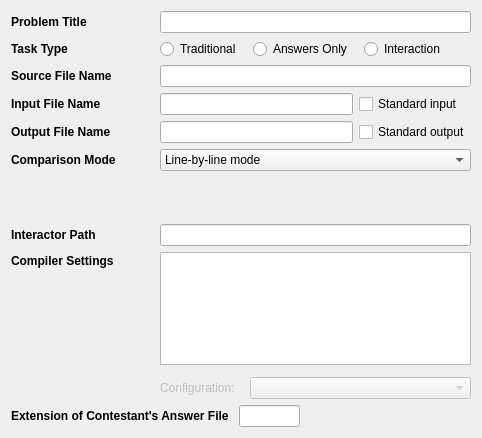
<?xml version="1.0" encoding="UTF-8"?>
<ui version="4.0">
 <class>TaskEditWidget</class>
 <widget class="QWidget" name="TaskEditWidget">
  <property name="geometry">
   <rect>
    <x>0</x>
    <y>0</y>
    <width>482</width>
    <height>438</height>
   </rect>
  </property>
  <property name="windowTitle">
   <string>Form</string>
  </property>
  <layout class="QGridLayout" name="gridLayout">
   <item row="5" column="1" colspan="2">
    <widget class="QComboBox" name="comparisonMode">
     <property name="styleSheet">
      <string notr="true">font-size: 9pt;</string>
     </property>
     <item>
      <property name="text">
       <string>Line-by-line mode</string>
      </property>
     </item>
     <item>
      <property name="text">
       <string>Line-by-line mode (ignore extra spaces and tabs)</string>
      </property>
     </item>
     <item>
      <property name="text">
       <string>External tool mode (diff)</string>
      </property>
     </item>
     <item>
      <property name="text">
       <string>Real number mode</string>
      </property>
     </item>
     <item>
      <property name="text">
       <string>Special judge mode</string>
      </property>
     </item>
    </widget>
   </item>
   <item row="5" column="0">
    <widget class="QLabel" name="comparisonModeLabel">
     <property name="sizePolicy">
      <sizepolicy hsizetype="Preferred" vsizetype="Fixed">
       <horstretch>0</horstretch>
       <verstretch>0</verstretch>
      </sizepolicy>
     </property>
     <property name="styleSheet">
      <string notr="true">font-size:9pt;font-weight:bold;</string>
     </property>
     <property name="text">
      <string>Comparison Mode</string>
     </property>
    </widget>
   </item>
   <item row="2" column="1" colspan="2">
    <widget class="QLineEdit" name="sourceFileName"/>
   </item>
   <item row="1" column="0">
    <widget class="QLabel" name="taskTypeLabel">
     <property name="sizePolicy">
      <sizepolicy hsizetype="Preferred" vsizetype="Fixed">
       <horstretch>0</horstretch>
       <verstretch>0</verstretch>
      </sizepolicy>
     </property>
     <property name="styleSheet">
      <string notr="true">font-size:9pt;font-weight:bold;</string>
     </property>
     <property name="text">
      <string>Task Type</string>
     </property>
    </widget>
   </item>
   <item row="6" column="1" colspan="2">
    <widget class="QStackedWidget" name="comparisonSetting">
     <property name="sizePolicy">
      <sizepolicy hsizetype="Preferred" vsizetype="Fixed">
       <horstretch>0</horstretch>
       <verstretch>0</verstretch>
      </sizepolicy>
     </property>
     <property name="currentIndex">
      <number>0</number>
     </property>
     <widget class="QWidget" name="lineByLineMode"/>
     <widget class="QWidget" name="ignoreSpacesMode"/>
     <widget class="QWidget" name="externalToolMode">
      <layout class="QHBoxLayout" name="horizontalLayout_3">
       <item>
        <widget class="QLabel" name="argumentsLabel">
         <property name="sizePolicy">
          <sizepolicy hsizetype="Fixed" vsizetype="Preferred">
           <horstretch>0</horstretch>
           <verstretch>0</verstretch>
          </sizepolicy>
         </property>
         <property name="styleSheet">
          <string notr="true">font-size:9pt;</string>
         </property>
         <property name="text">
          <string>Arguments:</string>
         </property>
        </widget>
       </item>
       <item>
        <widget class="QLineEdit" name="diffArguments"/>
       </item>
      </layout>
     </widget>
     <widget class="QWidget" name="realNumberMode">
      <layout class="QHBoxLayout" name="horizontalLayout_9">
       <item>
        <widget class="QLabel" name="precisionLabel">
         <property name="sizePolicy">
          <sizepolicy hsizetype="Fixed" vsizetype="Preferred">
           <horstretch>0</horstretch>
           <verstretch>0</verstretch>
          </sizepolicy>
         </property>
         <property name="styleSheet">
          <string notr="true">font-size:9pt;</string>
         </property>
         <property name="text">
          <string>Real Number Precision:</string>
         </property>
        </widget>
       </item>
       <item>
        <widget class="QSpinBox" name="realPrecision">
         <property name="maximum">
          <number>18</number>
         </property>
         <property name="value">
          <number>3</number>
         </property>
        </widget>
       </item>
       <item>
        <widget class="QLabel" name="digitsLabel">
         <property name="sizePolicy">
          <sizepolicy hsizetype="Fixed" vsizetype="Preferred">
           <horstretch>0</horstretch>
           <verstretch>0</verstretch>
          </sizepolicy>
         </property>
         <property name="styleSheet">
          <string notr="true">font-size:9pt;</string>
         </property>
         <property name="text">
          <string>digits</string>
         </property>
        </widget>
       </item>
       <item>
        <spacer name="horizontalSpacer_2">
         <property name="orientation">
          <enum>Qt::Horizontal</enum>
         </property>
         <property name="sizeHint" stdset="0">
          <size>
           <width>96</width>
           <height>20</height>
          </size>
         </property>
        </spacer>
       </item>
      </layout>
     </widget>
     <widget class="QWidget" name="specialJudgeMode">
      <layout class="QHBoxLayout" name="horizontalLayout_10">
       <item>
        <widget class="FileLineEdit" name="specialJudge"/>
       </item>
      </layout>
     </widget>
    </widget>
   </item>
   <item row="0" column="0">
    <widget class="QLabel" name="problemTitleLabel">
     <property name="sizePolicy">
      <sizepolicy hsizetype="Preferred" vsizetype="Fixed">
       <horstretch>0</horstretch>
       <verstretch>0</verstretch>
      </sizepolicy>
     </property>
     <property name="styleSheet">
      <string notr="true">font-size:9pt;font-weight:bold;</string>
     </property>
     <property name="text">
      <string>Problem Title</string>
     </property>
    </widget>
   </item>
   <item row="0" column="1" colspan="2">
    <widget class="QLineEdit" name="problemTitle"/>
   </item>
   <item row="8" column="0">
    <layout class="QVBoxLayout" name="verticalLayout_3">
     <item>
      <widget class="QLabel" name="compilerSettingsLabel">
       <property name="sizePolicy">
        <sizepolicy hsizetype="Preferred" vsizetype="Fixed">
         <horstretch>0</horstretch>
         <verstretch>0</verstretch>
        </sizepolicy>
       </property>
       <property name="minimumSize">
        <size>
         <width>143</width>
         <height>18</height>
        </size>
       </property>
       <property name="maximumSize">
        <size>
         <width>143</width>
         <height>18</height>
        </size>
       </property>
       <property name="styleSheet">
        <string notr="true">font-size:9pt;font-weight:bold;</string>
       </property>
       <property name="text">
        <string>Compiler Settings</string>
       </property>
      </widget>
     </item>
     <item>
      <spacer name="verticalSpacer">
       <property name="orientation">
        <enum>Qt::Vertical</enum>
       </property>
       <property name="sizeHint" stdset="0">
        <size>
         <width>20</width>
         <height>40</height>
        </size>
       </property>
      </spacer>
     </item>
    </layout>
   </item>
   <item row="1" column="1" colspan="2">
    <layout class="QHBoxLayout" name="horizontalLayout_2">
     <property name="spacing">
      <number>12</number>
     </property>
     <item>
      <widget class="QRadioButton" name="traditionalButton">
       <property name="styleSheet">
        <string notr="true">font-size: 9pt;</string>
       </property>
       <property name="text">
        <string>Traditional</string>
       </property>
      </widget>
     </item>
     <item>
      <widget class="QRadioButton" name="answersOnlyButton">
       <property name="styleSheet">
        <string notr="true">font-size: 9pt;</string>
       </property>
       <property name="text">
        <string>Answers Only</string>
       </property>
      </widget>
     </item>
     <item>
      <widget class="QRadioButton" name="interactionButton">
       <property name="text">
        <string>Interaction</string>
       </property>
      </widget>
     </item>
     <item>
      <spacer name="horizontalSpacer_3">
       <property name="orientation">
        <enum>Qt::Horizontal</enum>
       </property>
       <property name="sizeHint" stdset="0">
        <size>
         <width>40</width>
         <height>20</height>
        </size>
       </property>
      </spacer>
     </item>
    </layout>
   </item>
   <item row="8" column="1" colspan="2">
    <layout class="QVBoxLayout" name="verticalLayout_4">
     <property name="spacing">
      <number>12</number>
     </property>
     <item>
      <widget class="QListWidget" name="compilersList"/>
     </item>
     <item>
      <layout class="QHBoxLayout" name="horizontalLayout_16">
       <property name="spacing">
        <number>15</number>
       </property>
       <item>
        <widget class="QLabel" name="configurationLabel">
         <property name="enabled">
          <bool>false</bool>
         </property>
         <property name="sizePolicy">
          <sizepolicy hsizetype="Fixed" vsizetype="Preferred">
           <horstretch>0</horstretch>
           <verstretch>0</verstretch>
          </sizepolicy>
         </property>
         <property name="styleSheet">
          <string notr="true">font-size: 9pt;</string>
         </property>
         <property name="text">
          <string>Configuration:</string>
         </property>
        </widget>
       </item>
       <item>
        <widget class="QComboBox" name="configurationSelect">
         <property name="enabled">
          <bool>false</bool>
         </property>
         <property name="styleSheet">
          <string notr="true">font-size:9pt;</string>
         </property>
        </widget>
       </item>
      </layout>
     </item>
    </layout>
   </item>
   <item row="9" column="0" colspan="3">
    <layout class="QHBoxLayout" name="horizontalLayout">
     <property name="spacing">
      <number>10</number>
     </property>
     <item>
      <widget class="QLabel" name="answerFileExtensionLabel">
       <property name="sizePolicy">
        <sizepolicy hsizetype="Preferred" vsizetype="Fixed">
         <horstretch>0</horstretch>
         <verstretch>0</verstretch>
        </sizepolicy>
       </property>
       <property name="styleSheet">
        <string notr="true">font-size:9pt;font-weight:bold;</string>
       </property>
       <property name="text">
        <string>Extension of Contestant's Answer File</string>
       </property>
      </widget>
     </item>
     <item>
      <widget class="QLineEdit" name="answerFileExtension">
       <property name="sizePolicy">
        <sizepolicy hsizetype="Fixed" vsizetype="Fixed">
         <horstretch>0</horstretch>
         <verstretch>0</verstretch>
        </sizepolicy>
       </property>
       <property name="minimumSize">
        <size>
         <width>61</width>
         <height>22</height>
        </size>
       </property>
       <property name="maximumSize">
        <size>
         <width>61</width>
         <height>22</height>
        </size>
       </property>
      </widget>
     </item>
     <item>
      <spacer name="horizontalSpacer">
       <property name="orientation">
        <enum>Qt::Horizontal</enum>
       </property>
       <property name="sizeHint" stdset="0">
        <size>
         <width>40</width>
         <height>20</height>
        </size>
       </property>
      </spacer>
     </item>
    </layout>
   </item>
   <item row="4" column="0">
    <widget class="QLabel" name="outputFileNameLabel">
     <property name="sizePolicy">
      <sizepolicy hsizetype="Preferred" vsizetype="Fixed">
       <horstretch>0</horstretch>
       <verstretch>0</verstretch>
      </sizepolicy>
     </property>
     <property name="styleSheet">
      <string notr="true">font-size:9pt;font-weight:bold;</string>
     </property>
     <property name="text">
      <string>Output File Name</string>
     </property>
    </widget>
   </item>
   <item row="3" column="0">
    <widget class="QLabel" name="inputFileNameLabel">
     <property name="sizePolicy">
      <sizepolicy hsizetype="Preferred" vsizetype="Fixed">
       <horstretch>0</horstretch>
       <verstretch>0</verstretch>
      </sizepolicy>
     </property>
     <property name="styleSheet">
      <string notr="true">font-size:9pt;font-weight: bold;</string>
     </property>
     <property name="text">
      <string>Input File Name</string>
     </property>
    </widget>
   </item>
   <item row="4" column="2">
    <widget class="QCheckBox" name="standardOutputCheck">
     <property name="styleSheet">
      <string notr="true">font-size: 9pt;</string>
     </property>
     <property name="text">
      <string>Standard output</string>
     </property>
    </widget>
   </item>
   <item row="3" column="1">
    <widget class="QLineEdit" name="inputFileName"/>
   </item>
   <item row="2" column="0">
    <widget class="QLabel" name="sourceFileNameLabel">
     <property name="sizePolicy">
      <sizepolicy hsizetype="Preferred" vsizetype="Fixed">
       <horstretch>0</horstretch>
       <verstretch>0</verstretch>
      </sizepolicy>
     </property>
     <property name="styleSheet">
      <string notr="true">font-size:9pt;font-weight:bold;</string>
     </property>
     <property name="text">
      <string>Source File Name</string>
     </property>
    </widget>
   </item>
   <item row="4" column="1">
    <widget class="QLineEdit" name="outputFileName"/>
   </item>
   <item row="3" column="2">
    <widget class="QCheckBox" name="standardInputCheck">
     <property name="styleSheet">
      <string notr="true">font-size: 9pt;</string>
     </property>
     <property name="text">
      <string>Standard input</string>
     </property>
    </widget>
   </item>
   <item row="7" column="0">
    <widget class="QLabel" name="interactorPathLabel">
     <property name="font">
      <font>
       <weight>75</weight>
       <bold>true</bold>
      </font>
     </property>
     <property name="text">
      <string>Interactor Path</string>
     </property>
    </widget>
   </item>
   <item row="7" column="1" colspan="2">
    <widget class="FileLineEdit" name="interactorPath">
     <property name="sizePolicy">
      <sizepolicy hsizetype="Expanding" vsizetype="Fixed">
       <horstretch>0</horstretch>
       <verstretch>0</verstretch>
      </sizepolicy>
     </property>
    </widget>
   </item>
  </layout>
 </widget>
 <customwidgets>
  <customwidget>
   <class>FileLineEdit</class>
   <extends>QLineEdit</extends>
   <header>filelineedit.h</header>
  </customwidget>
 </customwidgets>
 <tabstops>
  <tabstop>problemTitle</tabstop>
  <tabstop>sourceFileName</tabstop>
  <tabstop>inputFileName</tabstop>
  <tabstop>standardInputCheck</tabstop>
  <tabstop>outputFileName</tabstop>
  <tabstop>standardOutputCheck</tabstop>
  <tabstop>comparisonMode</tabstop>
  <tabstop>compilersList</tabstop>
  <tabstop>configurationSelect</tabstop>
  <tabstop>specialJudge</tabstop>
  <tabstop>realPrecision</tabstop>
 </tabstops>
 <resources/>
 <connections>
  <connection>
   <sender>comparisonMode</sender>
   <signal>currentIndexChanged(int)</signal>
   <receiver>comparisonSetting</receiver>
   <slot>setCurrentIndex(int)</slot>
   <hints>
    <hint type="sourcelabel">
     <x>329</x>
     <y>202</y>
    </hint>
    <hint type="destinationlabel">
     <x>329</x>
     <y>245</y>
    </hint>
   </hints>
  </connection>
 </connections>
</ui>
